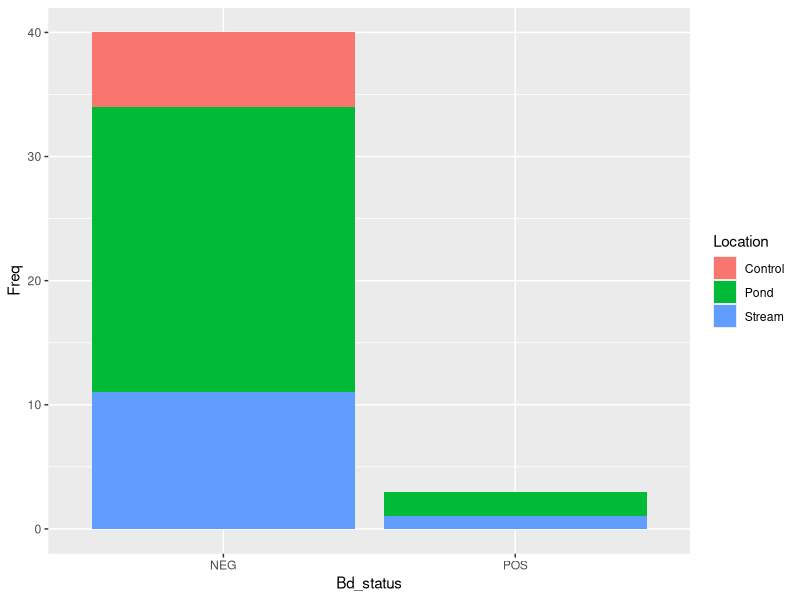

R code for this plot:
## ---- chunk 1
knitr::opts_chunk$set(echo = TRUE)

library(tidyverse)
library(ggplot2)
## ---- chunk 2
eDNAData = read.csv("water_extractions.csv")
# fixing location type
eDNAData$Location[eDNAData$Location %in% c("South end of pond", "North end of pond", "Northeast end of pond", "Southeast end of pond", "Little Farm Pond 1", "Little Farm Pond 2", "Little Farm Pond 3", "Jewel Lake 1 ", "Jewel Lake 2")] <- "Pond"
eDNAData$Location[eDNAData$Location %in% c("Stream by trail 1", "Stream by trail 2")] <- "Stream"
eDNAData$Location[eDNAData$Location %in% c("Passive teabag filter in DI water", "DI water in bottle")] <- "Control"
## ---- chunk 3
tab=with(eDNAData, table(Location, Bd_status))
ggplot(data=as.data.frame(tab), aes(x=Bd_status, y=Freq, fill=Location))+geom_bar(position="stack", stat="identity")
